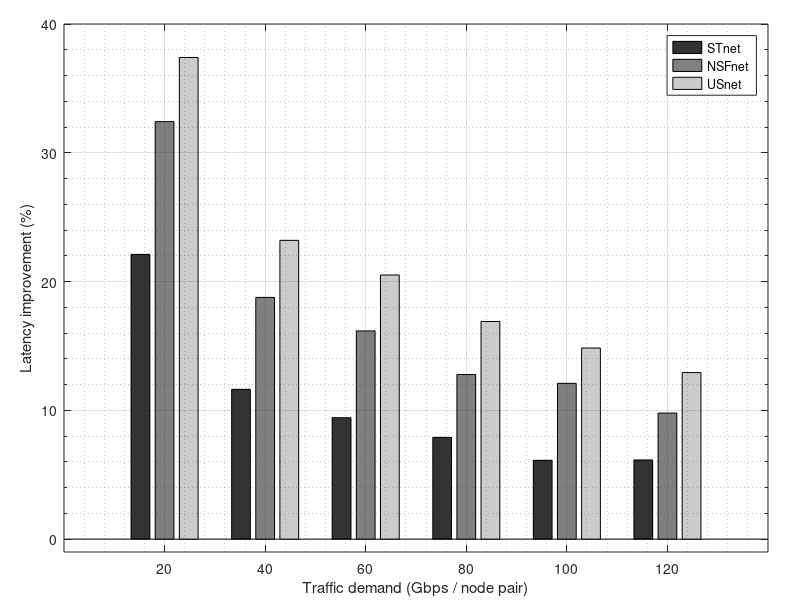

Write the MATLAB code that produced this figure.
graphics_toolkit('qt');


set(gcf, 'Color', 'w');                     % white background
set(gca, 'FontSize', 14, 'LineWidth', 1.0);
box on;
grid on;


close all; clf; clear; clc;
figure(1, 'position',[100,100,700,700]);



set(gca, 'FontSize', 14, 'LineWidth', 1.0)


% Data
STnet = [0.2211 0.1163 0.0943 0.0790 0.0612 0.0615];
NSFnet = [0.3242 0.1877 0.1617 0.1278 0.1210 0.0979];
USnet = [0.3740 0.2320 0.2051 0.1690 0.1484 0.1293];


data = [STnet; NSFnet; USnet]';
data_pct = data * 100;


colors = [0.2 0.2 0.2; 0.5 0.5 0.5; 0.8 0.8 0.8];  % dark to light gray


h = bar(data_pct, 'grouped');


ylim([-1 40])

set(gca, 'YMinorTick', 'on'); % Turn on minor ticks
set(gca, 'YGrid', 'on');      % Enable grid for the y-axis
set(gca, 'YMinorGrid', 'on'); % Enable minor gridlines
grid on;

% Labels and title

legend('STnet', 'NSFnet', 'USnet');

xlabel('Traffic demand (Gbps / node pair)');
ylabel('Latency improvement (%)');

% Apply grayscale colors
for i = 1:numel(h)
    set(h(i), 'FaceColor', colors(i, :));
end


x = get(h(1), 'XData');


xticks(x);
xticklabels({'20', '40', '60', '80', '100', '120'});


drawnow;
pause(0.05);

% --- Trim borders and export ---
set(gca,'LooseInset',get(gca,'TightInset'));
set(gca, 'Position', [0.08 0.08 0.88 0.88]);
% High-resolution TIFF (Elsevier standard for print)
%figure(1, 'position',[100,100,600,600]);
figureName = 'updFig10_7relativeLatencyImproveHybridvsMulti';   % <- change per figure
print([figureName '.png'], '-dpng', '-r600');
fprintf('Done! Exported %s.png at 600 DPI.\n', figureName);






